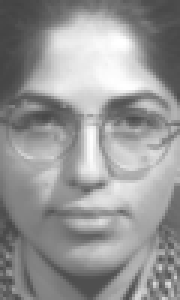
%> input picture train_data/grayferet.00823.00823fa010a_940307_1.png, 60 x 100 px (shown 3 times larger); its folder holds only this picture in this run
$ octave train_patch_model.m   (GNU Octave 9; MATLAB toolbox functions it lacks are replaced by stand-ins)
%> lines starting %> are read from the running program, lines starting %| are printed output that depends on the picture
% Implementation of the paper titled "Wong, Yongkang, et al. "Patch-based
% probabilistic image quality assessment for face selection and improved
%  video-based face recognition." Computer Vision and Pattern Recognition
% Workshops (CVPRW), 2011 IEEE Computer Society Conference on. IEEE, 2011.

% training phase
% preprocessed train data: training images are well aligned, centered faces, frontal
% face images under appropriate lighiting with neutral facial expression.
% We have used the FERET dataset.

% training method: the method is initialized by constructing a generic face
% model. One single model is constructed based on the multiple training
% faces. firstly an image patch is moved in single steps accross the image
% along a predefined path. The size of the image is 64x64 pixels, size of
% the patch is 8x8 , with overlap by 7 pixels (in both row and column). As
% a result there are 64-8+1=57 patches in each line of the image and
% 57*57=3249 patches in the entire image.

% For each of the patch of each training images a 2D-DCT is applied and 8x8
% coffecients are determined. Only the frequences of a 2x2 squer at the top
% lefet of the matrix is considered because lower frequency components lie
% towards the upper left of the matrix and they characterise the coarse
% appearance and descriptive properties of a face. Ignoring the DC
% component , the top left 2x2 element of matrix results in a feature
% vector of dimension 3. From all the training images of this patch
% location mean vector and 3x3 covariance matrix of the set of vectors is
% determined. This is done for all the patch locations for all the training
% images.

% These mean vector and covariance matrix is used at test phase.

trainPath = 'train_data\';
files = dir([trainPath '\*.png']);
trainSize = length(files);

imSize = [64 64];
patchSize = [8 8];

patchRows = imSize(1) - patchSize(1) + 1; % 64-8+1 = 57
patchCols = imSize(2) - patchSize(2) + 1; % 64-8+1 = 57

featureStore = cell(patchRows,patchCols,trainSize);

for k = 1:trainSize
    I = double(imread([trainPath files(k).name]));
%> I: size 100x60 double; min 67, max 255, mean 150; mean of the top-left, top-right, bottom-left and bottom-right quarters 141, 158.8, 134.7, 165.5
    I = imresize(I, [imSize(1) imSize(2)]);
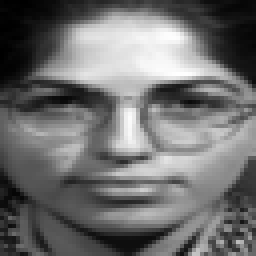
%> I: size 64x64 double (shown 4 times larger); min 67.88, max 256.4, mean 150; drawn with min black and max white

    for i = 1:patchRows
        for j = 1:patchCols
            patch = I(i:i+patchSize(1)-1, j:j+patchSize(2)-1);
            J = dct2(patch);
            feature = [J(1,2); J(2,1); J(3,1)];
            featureStore{i,j,k} = feature;
        end
    end
%> after the loop, featureStore = 3249 items
end

featureMean = cell(patchRows,patchCols);
featureCovariance = cell(patchRows,patchCols);
for i = 1:patchRows
    for j = 1:patchCols
        patchFeatures = featureStore(i,j,:);
        patchFeatures = cell2mat(patchFeatures);
        featureMean{i,j} = mean(patchFeatures,3);
        patchFeatures = reshape(patchFeatures,[trainSize 3]);
        featureCovariance{i,j} = cov(patchFeatures);
    end
end
%> after the loop, featureCovariance = 3249 items; featureMean = 3249 items

save('patch_model.mat', 'featureMean', 'featureCovariance');

$ run again, on train_data/grayferet.00835.00835fa010_940307_2.png
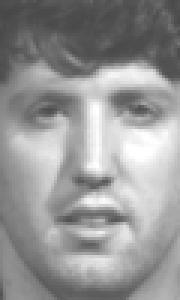
%> input picture train_data/grayferet.00835.00835fa010_940307_2.png, 60 x 100 px (shown 3 times larger)
%> `I = imresize(I, [imSize(1) imSize(2)]);`:
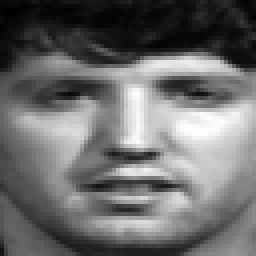
%> I: size 64x64 double (shown 4 times larger); min 71.12, max 256.3, mean 150; drawn with min black and max white
%> after the loop `for i = 1:patchRows`: featureStore = 3249 items

$ run again, on train_data/grayferet.00836.00836fb010_940307_2.png
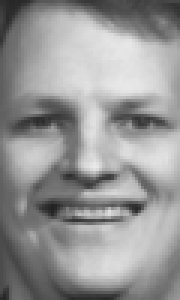
%> input picture train_data/grayferet.00836.00836fb010_940307_2.png, 60 x 100 px (shown 3 times larger)
%> `I = imresize(I, [imSize(1) imSize(2)]);`:
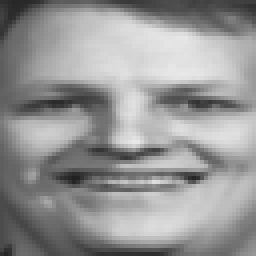
%> I: size 64x64 double (shown 4 times larger); min 32.17, max 232.8, mean 150
%> after the loop `for i = 1:patchRows`: featureStore = 3249 items

$ run again, on train_data/grayferet.00838.00838fa010_940307_1.png
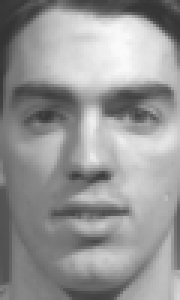
%> input picture train_data/grayferet.00838.00838fa010_940307_1.png, 60 x 100 px (shown 3 times larger)
%> `I = imresize(I, [imSize(1) imSize(2)]);`:
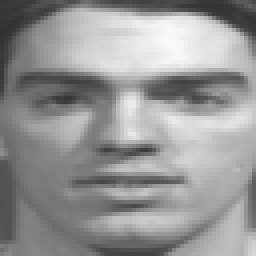
%> I: size 64x64 double (shown 4 times larger); min 50.81, max 249.9, mean 150
%> after the loop `for i = 1:patchRows`: featureStore = 3249 items

$ run again, on train_data/grayferet.00824.00824fa010_940307_2.png
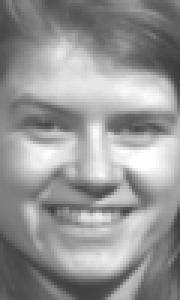
%> input picture train_data/grayferet.00824.00824fa010_940307_2.png, 60 x 100 px (shown 3 times larger)
%> `I = imresize(I, [imSize(1) imSize(2)]);`:
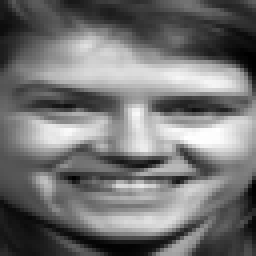
%> I: size 64x64 double (shown 4 times larger); min 61.92, max 256.2, mean 149.9; drawn with min black and max white
%> after the loop `for i = 1:patchRows`: featureStore = 3249 items
